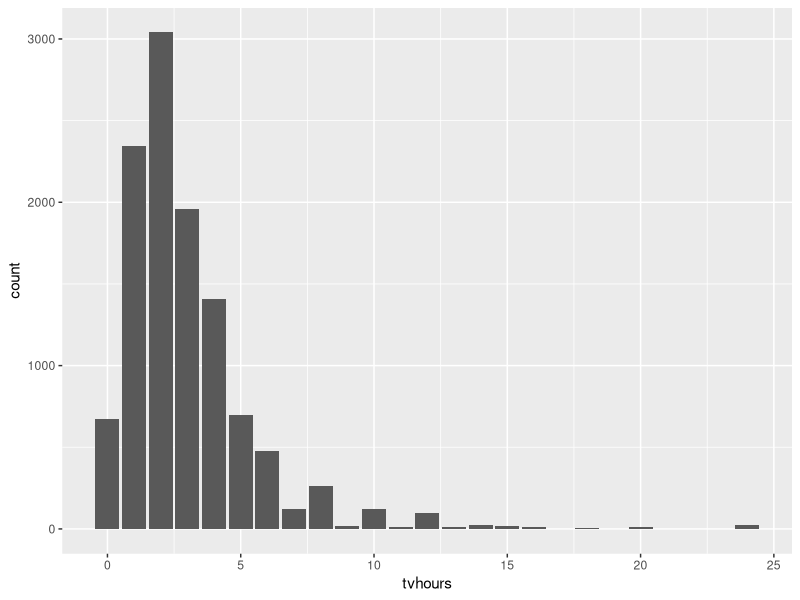
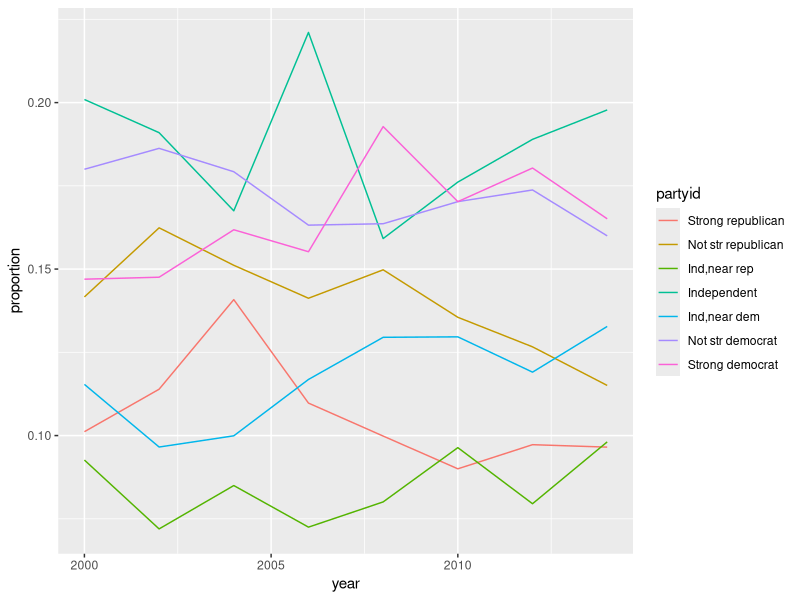
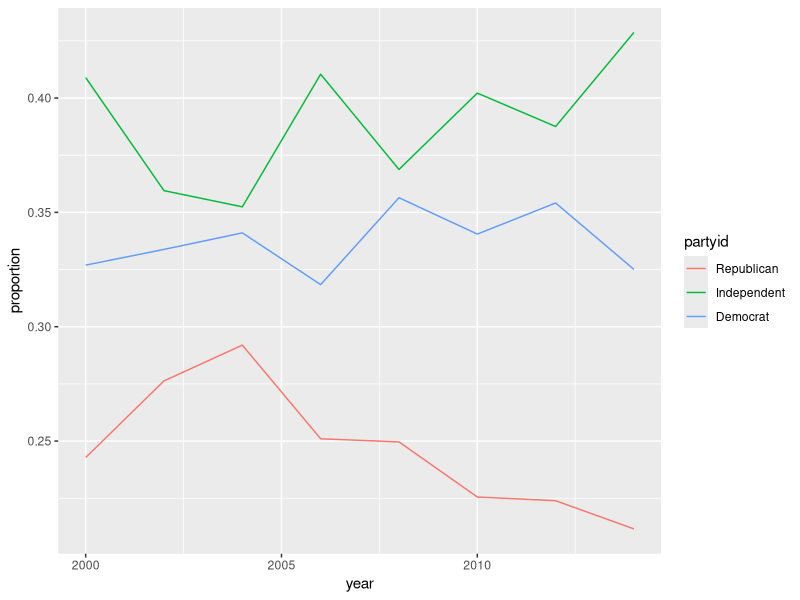

Write R code to recreate these figures, in order.
## ---- chunk 1
knitr::opts_chunk$set(echo = TRUE)
library(tidyverse)
library(stringr)
library(forcats)
## ---- chunk 2
paste0("My favorite DataScience person is: ", NA)
str_c("My favorite DataScience person is: ", NA)
## ---- chunk 3
str_c(c('This','is','separated','by','spaces'), sep = '...', collapse = ' ')
str_c('This','is','separated','by','Ellipsis', sep = '...', collapse = ' ')
## ---- chunk 4
str_sub('abcde',str_length('abcde')/2,str_length('abcde')/2)
str_sub('abcdef',str_length('abcdef')/2,str_length('abcdef')/2)
## ---- chunk 5
conversion <- function(vector,...){
  if(typeof(vector) != typeof(c("a"))){
    return("Hey, you didn't give me a list of chars. Follow the rules")
  }
  len <- length(vector)
  if(len == 1){
    return(vector[1])
  }
  result <- ""
  for(i in 2:len-1){
    result <- str_c(result,vector[i],", ")
  }
  return(str_c(result, "and ",vector[len]))
}
conversion(c("a","b","c"))
conversion(c(1,2,3))
conversion(c("a",1,"c")) # I guess R coerce to a common type
conversion("a","b","c") #Not how it works, but got lazy to give custom message
## ---- chunk 6
start_end_x <- function(string){
  answer <- c()
  pattern1 <- '^[xX]'
  pattern2 <- '[xX]$'
  words <- str_split(string," ")
  for(word in words){
    string_check <- str_detect(word,pattern1) | str_detect(word,pattern2)
    answer <- string_check
  }
  return(words[[1]][which(answer)])
}
start_end_x("Xanax Xerox xylophone sax fax text mixer all words have x")
## ---- chunk 7
start_end_vowel <- function(string){
  answer <- c()
  pattern1 <- '^[aeiouAEIOU]'
  pattern2 <- '[^aeiouAEIOU]$'
  words <- str_split(string," ")
  for(word in words){
    string_check <- str_detect(word,pattern1) & str_detect(word,pattern2)
    answer <- string_check
  }
  return(words[[1]][which(answer)])
}
start_end_vowel("Apple apples IdioT ostricH are nice words and Y is not a vowel")
## ---- chunk 8
contain_vowels <- function(string){
  answer <- FALSE
  pattern1 <- '[aA]'
  pattern2 <- '[eE]'
  pattern3 <- '[iI]'
  pattern4 <- '[oO]'
  pattern5 <- '[uU]'
  words <- str_split(string," ")[[1]]
  for(word in words){
    l <- str_length(word)
    string_check <- str_detect(word,pattern1) & str_detect(word,pattern2) & str_detect(word,pattern3) & str_detect(word,pattern4) & str_detect(word,pattern5)
    answer <- answer | string_check
  }
  return(answer)
}
contain_vowels("Are there any words that have all the vowels")
contain_vowels("Unequivocally, there is")
## ---- chunk 9
count_vowels <- function(word){
  answer <- FALSE
  pattern1 <- '[aA]'
  pattern2 <- '[eE]'
  pattern3 <- '[iI]'
  pattern4 <- '[oO]'
  pattern5 <- '[uU]'
  return(str_count(word,pattern1) + str_count(word,pattern2) + str_count(word,pattern3) + str_count(word,pattern4) + str_count(word,pattern5))
}

highest_vowels <- function(string){
  words <- str_split(string," ")
  count <- c()
  for(word in words){
    count <- count_vowels(word)
  }
  return(words[[1]][which(count == max(count))])
}
highest_vowels("So many words, but which has the most number of vowels?")

highest_vowels_proportion <- function(string){
  words <- str_split(string," ")
  prop <- c()
  for(word in words){
    count <- count_vowels(word)/str_length(word)
  }
  return(words[[1]][which(count == max(count))])
}
highest_vowels_proportion("So many words, but which has the most number of vowels?")
## ---- chunk 10
str_split("apples, pears, and bananas",boundary("word"))[[1]][which(str_split("apples, pears, and bananas",boundary("word"))[[1]] != 'and')]
## ---- chunk 11
gss_cat %>% ggplot(aes(tvhours)) + geom_bar()
gss_cat %>% filter(is.na(tvhours)) %>% count(tvhours) / gss_cat %>% nrow
mean(gss_cat$tvhours, na.rm = TRUE)
median(gss_cat$tvhours, na.rm = TRUE)
## ---- chunk 12
gss_cat %>%
  group_by(year,partyid) %>%
  summarize( n = n()) %>%
  inner_join( gss_cat %>% count(year), by = c("year"), suffix = c(".group",".total")) %>%
  mutate(proportion = n.group/n.total) %>%
  filter( !(partyid %in% c("No answer", "Don't know", "Other party"))) %>%
  ggplot(aes(year,proportion)) +
  geom_line(aes(color = partyid))
## ---- chunk 13
gss_cat %>%
  mutate(partyid = fct_recode(partyid,
                              "Republican" = "Strong republican",
                              "Republican" = "Not str republican",
                              "Independent" = "Ind,near rep",
                              "Independent" = "Ind,near dem",
                              "Independent" = "Independent",
                              "Democrat" = "Strong democrat",
                              "Democrat" = "Not str democrat",
                              "Other" = "No answer",
                              "Other" = "Don't know",
                              "Other" = "Other party")) %>%
  group_by(year,partyid) %>%
  summarize( n = n()) %>%
  inner_join( gss_cat %>% count(year), by = c("year"), suffix = c(".group",".total")) %>%
  mutate(proportion = n.group/n.total) %>%
  filter(partyid != "Other") %>%
  ggplot(aes(year,proportion)) +
  geom_line(aes(color = partyid))
## ---- chunk 14
gss_cat %>%
  mutate(rincome = fct_collapse(rincome,
                                "other" = c("No answer","Don't know","Refused","Not applicable"),
                                "$5000 to 9999" = c("$5000 to 5999","$6000 to 6999","$7000 to 7999","$8000 to 9999"),
                                "Less than $5000" = c("$4000 to 4999","$3000 to 3999","$1000 to 2999", "Lt $1000"))) %>%
  count(rincome)
